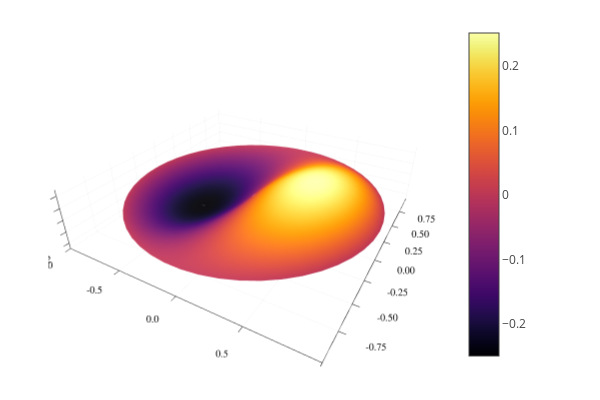

Notebook code for this chart:
### Code cell
m = 50   # Nombre de subdivision de [0, 2π[
n = 50   # Nombre de subdivision de [O, R[
R = 1.0  # Rayon du domaine

f(r, θ) = -3.0 * cos(θ)  # terme de source
g(r, θ) = 0.0            # conditions aux bornes du domaine

# Discrétisation de l'équation différentielle avec des différences finies
A, b = polar_poisson(n, m, f, g, R=R); # système linéaire de taille nm × nm

Δr = 2 * R / (2*n + 1)
Δθ = 2 * π / m

r = zeros(n+1)
for i = 1 : n+1
    r[i] = (i - 1/2) * Δr
end

θ = zeros(m+1)
for j = 1 : m+1
  θ[j] = (j - 1) * Δθ
end

# Discrétisation du domaine
xx, yy = meshgrid(r, θ)

# Solution après discrétisation de l'EDP
F = lu(A)
x = F \ b
u = arrangement(x, n, m)
u = u'
u = [u; u[1,:]']   # u(r, 0) = u(r, 2π)
u =[u zeros(m+1)]  # u(R, θ) = g(r, θ) = 0

# Solution exacte u(r, θ) = r * (1-r) * cos(θ) 
u_star = [r[i] * (1.0 - r[i]) * cos(θ[j]) for i=1:m+1, j=1:n+1]'

# Affichage de la solution
surface(xx, yy, u)

### Figure 1 — Plotly figure (JSON) as saved in the notebook; plotly's stock layout.template omitted (floating-point values rounded to 4 significant figures; data arrays with more than 128 entries replaced by an {"elided": "..."} marker saying what was removed)
{"data": [{"colorbar": {"len": 0.9525, "title": "", "x": 0.7652, "y": 0.5139}, "colorscale": {"elided": "256x2 mixed values"}, "name": "y1", "opacity": null, "scene": "scene", "showlegend": false, "showscale": true, "type": "surface", "x": {"elided": "51x51 float values"}, "xaxis": "x", "y": {"elided": "51x51 float values"}, "yaxis": "y", "z": {"elided": "51x51 float values"}, "zaxis": "z", "zmax": 0.2501, "zmin": -0.2501}], "layout": {"annotations": [], "height": 400, "legend": {"bgcolor": "rgba(255, 255, 255, 1.000)", "bordercolor": "rgba(0, 0, 0, 1.000)", "borderwidth": 1, "font": {"color": "rgba(0, 0, 0, 1.000)", "family": "sans-serif", "size": 11}, "title": {"font": {"color": "rgba(0, 0, 0, 1.000)", "family": "sans-serif", "size": 15}, "text": ""}, "tracegroupgap": 0, "traceorder": "normal", "x": 1, "xanchor": "auto", "y": 1, "yanchor": "auto"}, "margin": {"b": 20, "l": 0, "r": 0, "t": 20}, "paper_bgcolor": "rgba(255, 255, 255, 1.000)", "plot_bgcolor": "rgba(255, 255, 255, 1.000)", "scene": {"camera": {"eye": {"x": 1.126, "y": -1.95, "z": 1.3}, "projection": "orthographic"}, "domain": {"x": [0.08064, 0.7652], "y": [0.03762, 0.9902]}, "xaxis": {"gridcolor": "rgba(0, 0, 0, 0.100)", "gridwidth": 0.5, "linecolor": "rgba(0, 0, 0, 1.000)", "mirror": false, "range": [-1, 1], "showgrid": true, "showline": true, "showticklabels": true, "tickangle": 0, "tickcolor": "rgb(0, 0, 0)", "tickfont": {"color": "rgba(0, 0, 0, 1.000)", "family": "sans-serif", "size": 11}, "tickmode": "array", "ticks": "inside", "ticktext": ["-1.0", "-0.5", "0.0", "0.5", "1.0"], "tickvals": [-1, -0.5, 0, 0.5, 1], "title": "", "titlefont": {"color": "rgba(0, 0, 0, 1.000)", "family": "sans-serif", "size": 15}, "type": "-", "visible": true, "zeroline": false, "zerolinecolor": "rgba(0, 0, 0, 1.000)"}, "yaxis": {"gridcolor": "rgba(0, 0, 0, 0.100)", "gridwidth": 0.5, "linecolor": "rgba(0, 0, 0, 1.000)", "mirror": false, "range": [-0.998, 0.998], "showgrid": true, "showline": true, "showticklabels": true, "tickangle": 0, "tickcolor": "rgb(0, 0, 0)", "tickfont": {"color": "rgba(0, 0, 0, 1.000)", "family": "sans-serif", "size": 11}, "tickmode": "array", "ticks": "inside", "ticktext": ["-0.75", "-0.50", "-0.25", "0.00", "0.25", "0.50", "0.75"], "tickvals": [-0.75, -0.5, -0.25, 0, 0.25, 0.5, 0.75], "title": "", "titlefont": {"color": "rgba(0, 0, 0, 1.000)", "family": "sans-serif", "size": 15}, "type": "-", "visible": true, "zeroline": false, "zerolinecolor": "rgba(0, 0, 0, 1.000)"}, "zaxis": {"gridcolor": "rgba(0, 0, 0, 0.100)", "gridwidth": 0.5, "linecolor": "rgba(0, 0, 0, 1.000)", "mirror": false, "range": [-0.2501, 0.2501], "showgrid": true, "showline": true, "showticklabels": true, "tickangle": 0, "tickcolor": "rgb(0, 0, 0)", "tickfont": {"color": "rgba(0, 0, 0, 1.000)", "family": "sans-serif", "size": 11}, "tickmode": "array", "ticks": "inside", "ticktext": ["-0.2", "-0.1", "0.0", "0.1", "0.2"], "tickvals": [-0.2, -0.1, 0, 0.1, 0.2], "title": "", "titlefont": {"color": "rgba(0, 0, 0, 1.000)", "family": "sans-serif", "size": 15}, "type": "-", "visible": true, "zeroline": false, "zerolinecolor": "rgba(0, 0, 0, 1.000)"}}, "showlegend": true, "width": 600}}
